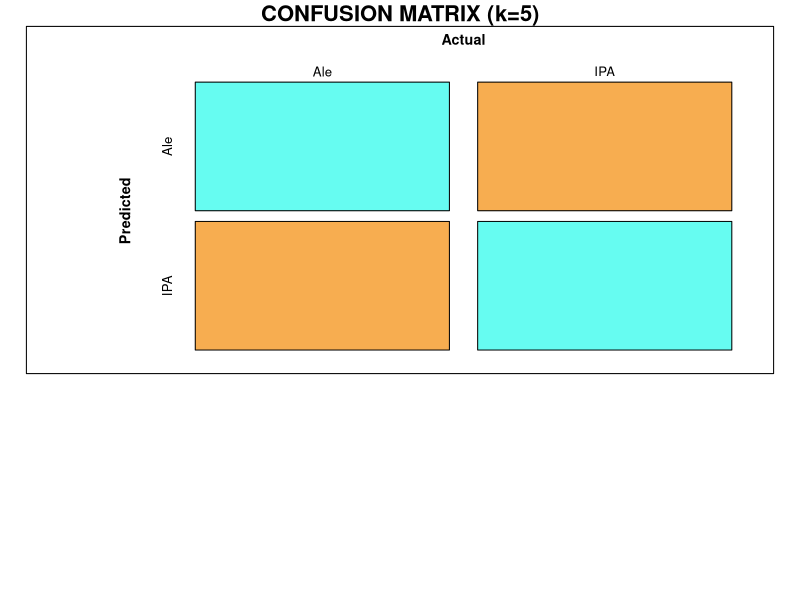

The R source for this figure: (Note: this script raises an error after producing the figure.)
draw_confusion_matrix <- function(cm) {
  
  layout(matrix(c(1,1,2)))
  par(mar=c(2,2,2,2))
  plot(c(100, 345), c(300, 450), type = "n", xlab="", ylab="", xaxt='n', yaxt='n')
  title('CONFUSION MATRIX (k=5)', cex.main=2)
  
  # create the matrix 
  rect(150, 430, 240, 370, col='#66FCF1')
  text(195, 435, 'Ale', cex=1.2)
  rect(250, 430, 340, 370, col='#F7AD50')
  text(295, 435, 'IPA', cex=1.2)
  text(125, 370, 'Predicted', cex=1.3, srt=90, font=2)
  text(245, 450, 'Actual', cex=1.3, font=2)
  rect(150, 305, 240, 365, col='#F7AD50')
  rect(250, 305, 340, 365, col='#66FCF1')
  text(140, 400, 'Ale', cex=1.2, srt=90)
  text(140, 335, 'IPA', cex=1.2, srt=90)
  
  # add in the cm results 
  res <- as.numeric(cm$table)
  text(195, 400, res[1], cex=1.6, font=2, col='white')
  text(195, 335, res[2], cex=1.6, font=2, col='white')
  text(295, 400, res[3], cex=1.6, font=2, col='white')
  text(295, 335, res[4], cex=1.6, font=2, col='white')
  
  # add in the specifics 
  plot(c(100, 0), c(100, 0), type = "n", xlab="", ylab="", main = "DETAILS", xaxt='n', yaxt='n')
  text(10, 85, names(cm$byClass[1]), cex=1.2, font=2)
  text(10, 70, round(as.numeric(cm$byClass[1]), 3), cex=1.2)
  text(30, 85, names(cm$byClass[2]), cex=1.2, font=2)
  text(30, 70, round(as.numeric(cm$byClass[2]), 3), cex=1.2)
  text(50, 85, names(cm$byClass[5]), cex=1.2, font=2)
  text(50, 70, round(as.numeric(cm$byClass[5]), 3), cex=1.2)
  text(70, 85, names(cm$byClass[6]), cex=1.2, font=2)
  text(70, 70, round(as.numeric(cm$byClass[6]), 3), cex=1.2)
  text(90, 85, names(cm$byClass[7]), cex=1.2, font=2)
  text(90, 70, round(as.numeric(cm$byClass[7]), 3), cex=1.2)
  
  # add in the accuracy information 
  text(30, 35, names(cm$overall[1]), cex=1.5, font=2)
  text(30, 20, round(as.numeric(cm$overall[1]), 3), cex=1.4)
  text(70, 35, names(cm$overall[2]), cex=1.5, font=2)
  text(70, 20, round(as.numeric(cm$overall[2]), 3), cex=1.4)
} 

draw_confusion_matrix(CM_k5)
#draw_confusion_matrix(CM_k10)